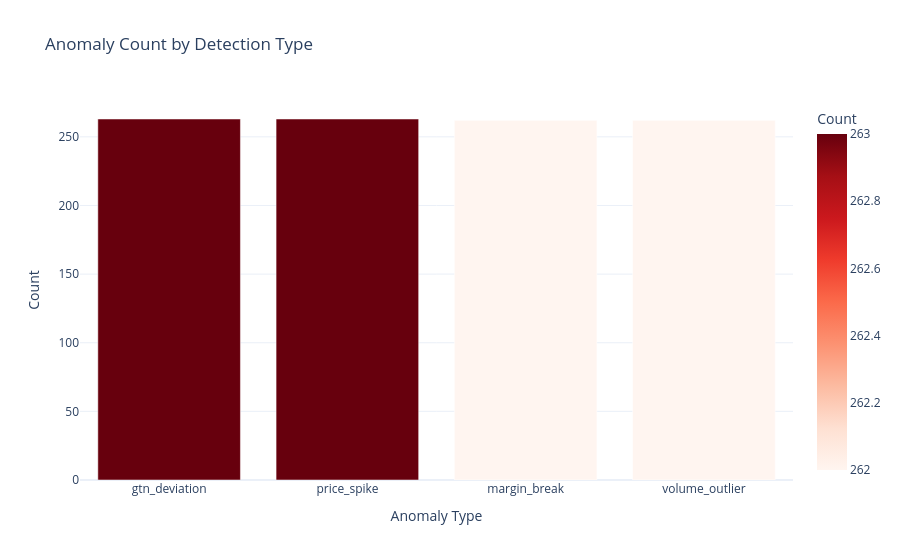

The code cell stored with this chart in its notebook:
### Code cell
"""
Anomaly Reason Breakdown
"""
flagged = df[df['is_anomaly'] == True]
reason_counts = flagged['anomaly_type'].value_counts()

fig = px.bar(
    reason_counts.reset_index(),
    x='anomaly_type', y='count',
    title='Anomaly Count by Detection Type',
    labels={'anomaly_type': 'Anomaly Type', 'count': 'Count'},
    template='plotly_white',
    color='count',
    color_continuous_scale='Reds'
)
fig.show()

print('\n=== Top Anomalous Transactions (High/Low Margin) ===')
anomalies_sorted = flagged.sort_values('margin_percent', key=abs, ascending=False)
display(
    anomalies_sorted[['drug_name', 'pharmacy_name', 'wac_price', 'actual_price', 'margin_percent']]
    .head(10)
)

### Figure 1 — Plotly figure (JSON) as saved in the notebook; plotly's stock layout.template omitted (floating-point values rounded to 4 significant figures)
{"data": [{"hovertemplate": "Anomaly Type=%{x}<br>Count=%{marker.color}<extra></extra>", "legendgroup": "", "marker": {"color": [263, 263, 262, 262], "coloraxis": "coloraxis", "pattern": {"shape": ""}}, "name": "", "orientation": "v", "showlegend": false, "textposition": "auto", "type": "bar", "x": ["gtn_deviation", "price_spike", "margin_break", "volume_outlier"], "xaxis": "x", "y": [263, 263, 262, 262], "yaxis": "y"}], "layout": {"barmode": "relative", "coloraxis": {"colorbar": {"title": {"text": "Count"}}, "colorscale": [[0, "rgb(255,245,240)"], [0.125, "rgb(254,224,210)"], [0.25, "rgb(252,187,161)"], [0.375, "rgb(252,146,114)"], [0.5, "rgb(251,106,74)"], [0.625, "rgb(239,59,44)"], [0.75, "rgb(203,24,29)"], [0.875, "rgb(165,15,21)"], [1, "rgb(103,0,13)"]]}, "legend": {"tracegroupgap": 0}, "title": {"text": "Anomaly Count by Detection Type"}, "xaxis": {"anchor": "y", "domain": [0, 1], "title": {"text": "Anomaly Type"}}, "yaxis": {"anchor": "x", "domain": [0, 1], "title": {"text": "Count"}}}}
